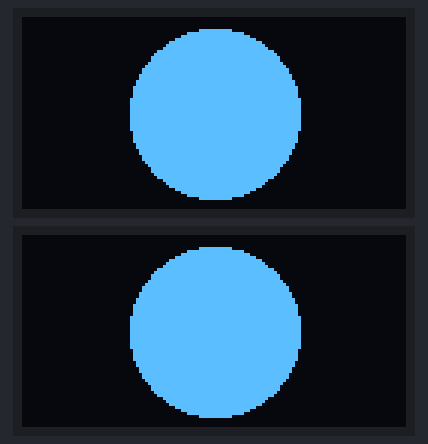
This sketch was run on a simulated Arduino Uno, built with avr-gcc and run on an emulated ATmega328P. Parts: 2 × 128×64 one-colour display. Random numbers use the default seed unless the sketch sets one.

Above: at 0.3 s.
At 18.8 s:
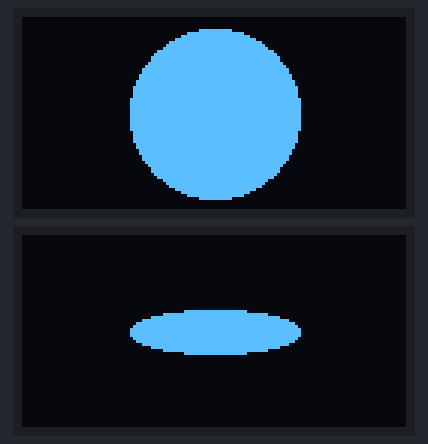
At 36.6 s:
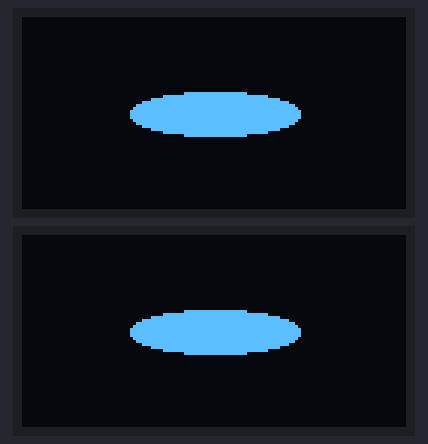

Measured:
- what the display in image 0 shows lasts 2.3 s, from 0.3 s to 2.6 s

The sketch:

circle_single.ino
```cpp
#include <U8g2lib.h>

/* -------------------------------------------------------------
   TWO displays, ONE eye each.
   Left eye  -> hardware I2C  (A4=SDA, A5=SCL)
   Right eye -> software I2C  (D2=SDA, D3=SCL)
   Both are SH1106 128x64, address 0x3C by default — fine here
   since they're on physically separate buses.
   ------------------------------------------------------------- */
U8G2_SH1106_128X64_NONAME_F_HW_I2C u8g2_left(U8G2_R0, /* reset=*/ U8X8_PIN_NONE);
U8G2_SH1106_128X64_NONAME_F_SW_I2C u8g2_right(U8G2_R0, /* clock=*/ 3, /* data=*/ 2, /* reset=*/ U8X8_PIN_NONE);

/* -------------------------------------------------------------
   Eye geometry — each screen shows ONE circular eye, centered.
   ------------------------------------------------------------- */
#define EYE_CX        64          // horizontal center (screen is 128 wide)
#define EYE_CY        32          // vertical center
#define EYE_R         28          // radius of the eye (fully open)

/* -------------------------------------------------------------
   Blink timing (shared by both eyes so they blink in sync)
   ------------------------------------------------------------- */
unsigned long prevBlink = 0;
const unsigned long BLINK_INTERVAL = 3200;   // avg time between blinks (ms)
const unsigned long BLINK_DURATION = 180;    // full close+open cycle (ms)

bool blinking = false;
unsigned long blinkStart = 0;

/* -------------------------------------------------------------
   Easing function: smooth in/out instead of linear motion
   ------------------------------------------------------------- */
float easeInOutQuad(float t) {
  if (t < 0.5f) return 2.0f * t * t;
  return 1.0f - pow(-2.0f * t + 2.0f, 2) / 2.0f;
}

/* -------------------------------------------------------------
   Draw one circular eye.
   lidFrac: 1.0 = fully open (perfect circle), 0.0 = fully closed
   The circle squashes vertically to a thin line to blink —
   horizontal radius stays constant, only the vertical radius shrinks.
   ------------------------------------------------------------- */
void drawEye(U8G2 &display, float lidFrac) {
  int ry = (int)(EYE_R * lidFrac);
  if (ry < 2) ry = 2;               // keep a visible closed-lid line

  display.drawFilledEllipse(EYE_CX, EYE_CY, EYE_R, ry, U8G2_DRAW_ALL);
}

/* ------------------------------------------------------------- */
void setup() {
  u8g2_left.begin();
  u8g2_right.begin();
  randomSeed(analogRead(0));
}

/* ------------------------------------------------------------- */
void loop() {
  unsigned long now = millis();

  /* ---------- BLINK CONTROL ---------- */
  if (!blinking && now - prevBlink >= BLINK_INTERVAL + random(-800, 1200)) {
    blinking = true;
    blinkStart = now;
    prevBlink = now;
  }

  float lid = 1.0f;

  if (blinking) {
    float prog = (float)(now - blinkStart) / BLINK_DURATION;
    if (prog >= 1.0f) {
      blinking = false;
      lid = 1.0f;
    } else {
      float tri = (prog < 0.5f) ? (prog * 2.0f) : (2.0f - prog * 2.0f);
      lid = easeInOutQuad(tri);
    }
  }

  /* ---------- DRAW BOTH EYES ---------- */
  u8g2_left.clearBuffer();
  drawEye(u8g2_left, lid);
  u8g2_left.sendBuffer();

  u8g2_right.clearBuffer();
  drawEye(u8g2_right, lid);
  u8g2_right.sendBuffer();

  delay(10);
}
```
